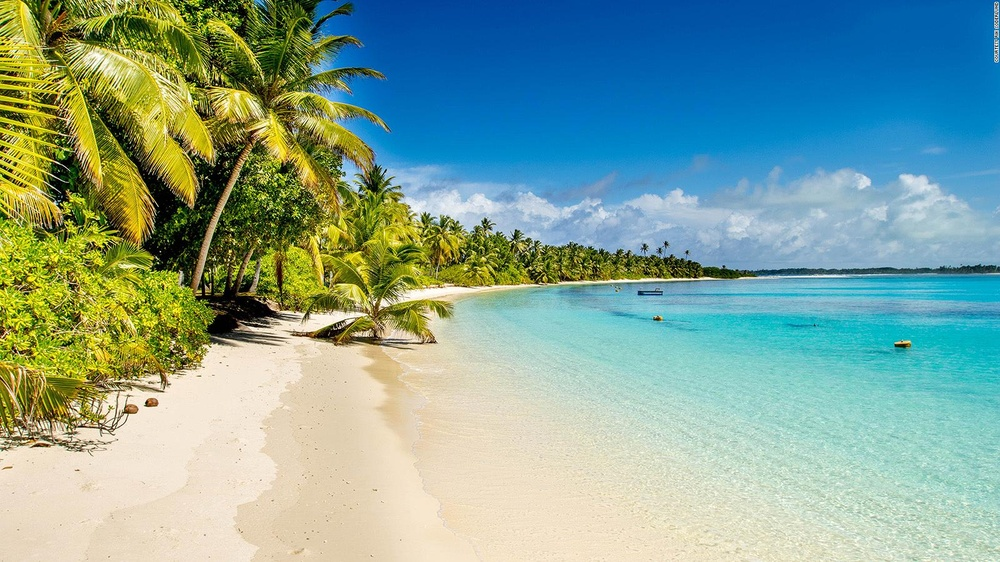
#> input picture beach.jpg, 1000 x 562 px, shrunk from 1600 x 900 before the run
$ python main.py --image beach.jpg
#> lines starting #> are read from the running program, lines starting #| are printed output that depends on the picture
# Computing the gray scale image intensities
# Usage
# python main.py --image image-name
# import the necessary packages
from matplotlib import pyplot as plt
import cv2 as cv
import argparse

# Construct an argparser to parse the arguments
ap = argparse.ArgumentParser()
ap.add_argument("-i", "--image", help="path to input file", required=True, type=str)
args = vars(ap.parse_args())

# load the input image and converte it to grayscale
image = cv.imread(args["image"])
#> image is the input picture: shape (562, 1000, 3); mean B, G, R 151.8, 164.4, 131.3
image = cv.cvtColor(image, cv.COLOR_BGR2GRAY)
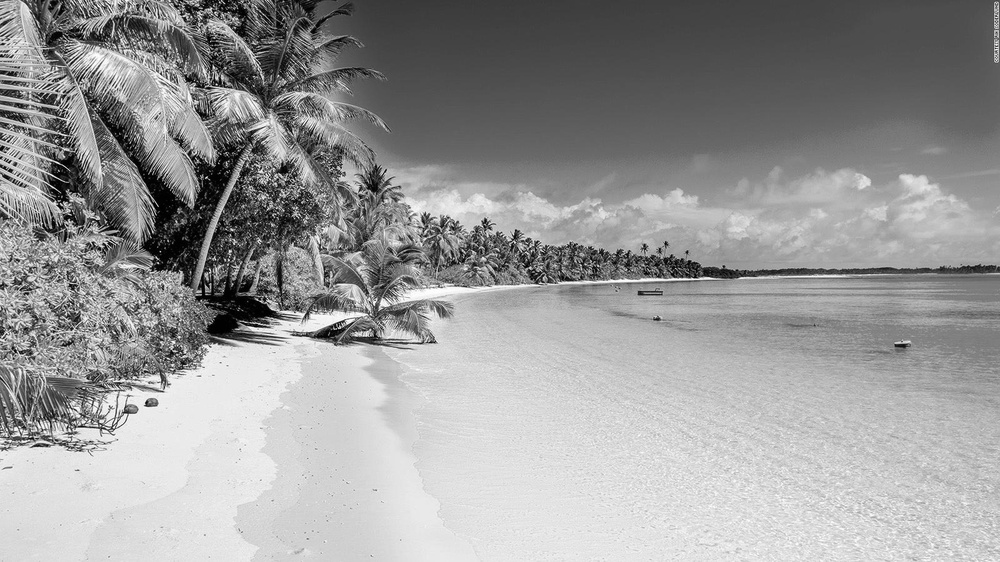
#> image: shape (562, 1000); min 0, max 254, mean 153.1
# cv.imshow("gray", image)

# compute the grayscale histogram
hist = cv.calcHist(images=[image], channels=[0], mask=None, histSize=[256], ranges=[0, 256])
#> hist = 256 values, max 6341 at index 227, min 0 at index 255, mean 2195.3

# display the image in matplotlib
# matplotlib experts RGB images so we visualize using the .gray function
plt.figure()
plt.axis("off")
plt.imshow(image)
plt.gray()

# plt the hitogram
plt.figure()
plt.title("Grayscale Histogram")
plt.xlabel("Bins")
plt.ylabel("# of pixels")
plt.plot(hist)
plt.xlim([0, 256])

# normalize the histogram
hist /= hist.sum()
#> hist = 256 values, max 0.0113 at index 227, min 0 at index 255, mean 0.00391
plt.figure()
plt.title("Normalize Grayscale Histogram")
plt.xlabel("Bins")
plt.ylabel("# of pixels")
plt.plot(hist)
plt.xlim([0, 256])
plt.show()
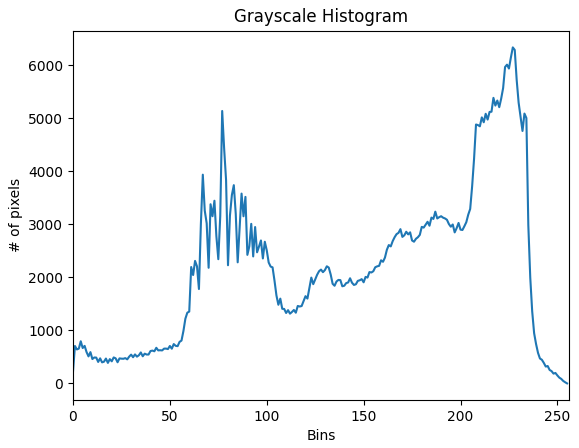
#> figure drawn by matplotlib, 1 panel; curve peaks at x = 227, y = 6341
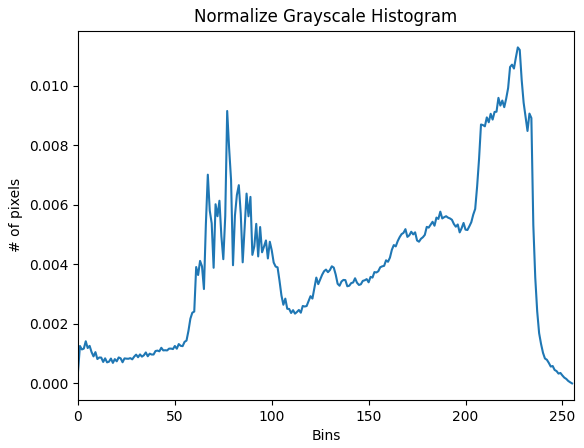
#> figure drawn by matplotlib, 1 panel; curve peaks at x = 227, y = 0.0113
